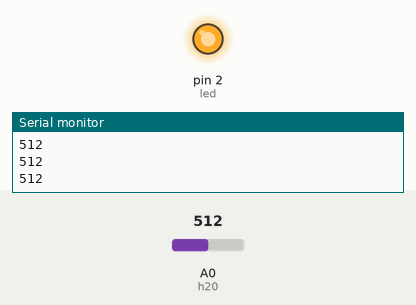
This sketch was run on a simulated Arduino Uno, built with avr-gcc and run on an emulated ATmega328P. On the bench: output pins drawn as LEDs (lit = HIGH), the last lines printed to the serial monitor. The inputs (shaded band) are chosen by the test bench; at power-on: A0 (h20) = 512.

Above: at 1.3 s.
1.4 s: A0 (h20) set to 217
2.9 s: A0 (h20) set to 191
At 3.9 s:
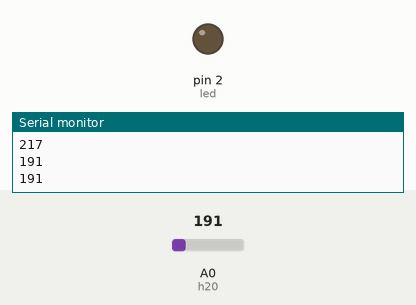
4.5 s: A0 (h20) set to 210
At 5.1 s:
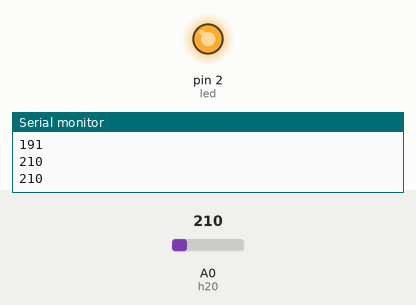
6.0 s: A0 (h20) set to 190
At 6.3 s:
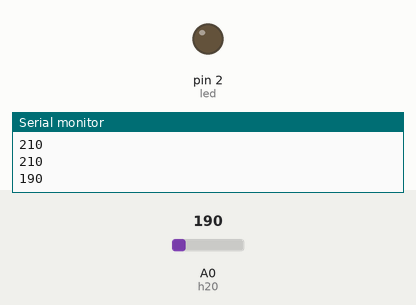
Timing chart, 0 to 8.5 s (numbered marks = the images above; inputs shaded):
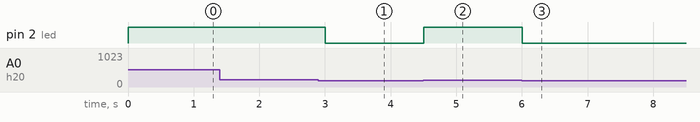

Measured:
- the behaviour switches between 201 and 200 on A0 (h20) (found by bisection; images 0 and 1)
- after the input at 2.9 s, pin 2 (led): HIGH → LOW after 0.10 s
- after the input at 4.5 s, pin 2 (led): LOW → HIGH at once
- after the input at 6.0 s, pin 2 (led): HIGH → LOW at once

The sketch:

water_level_sensor.ino
```cpp
int h20 = 0;
int led = 2;

void setup() {

  pinMode(h20, INPUT);
  pinMode(led, OUTPUT);

  Serial.begin(9600);


}


void loop() {

 int i = analogRead(h20);

 Serial.println(i);

 if(i>200)
 {
    digitalWrite(led, HIGH);
 }
 else
 {
    digitalWrite(led, LOW);
 }

 delay(500);

}
```
